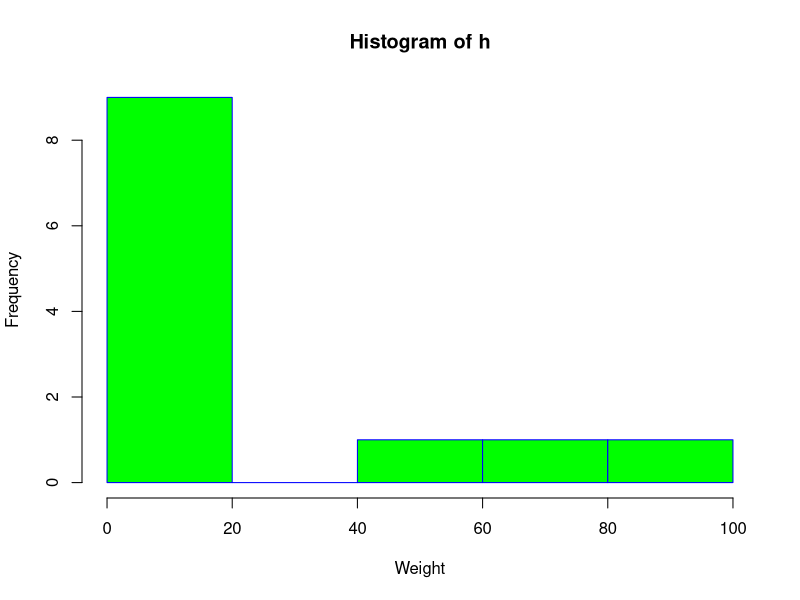
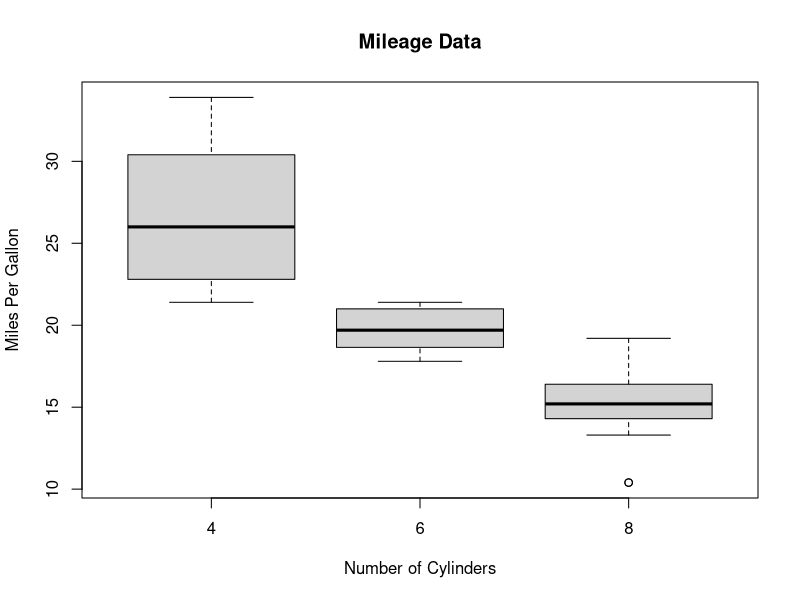
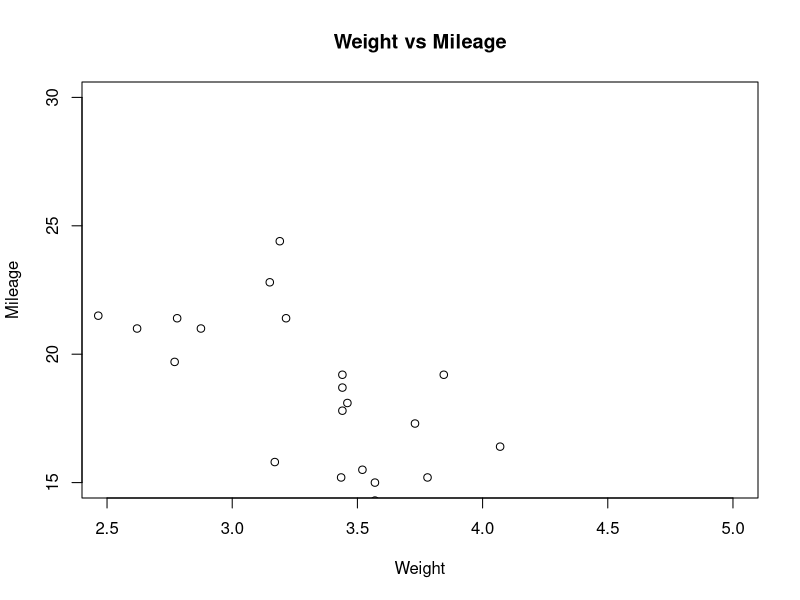

Reproduce these figures in R, in order.
#Mean
x=c(1,2,3,15,91,23,-5,8.2)
m=mean(x)
print(m)

#Trim
x=c(1,2,3,15,91,23,-5,8.2)
m=mean(x,trim=0.3)
print(m)

#Applying NA option
x=c(1,2,3,15,91,23,-5,8.2,NA)
m=mean(x)
print(m)

#dropping NA values
x=c(1,2,3,15,91,23,-5,8.2,NA)
m=mean(x,na.rm=TRUE)
print(m)

#Median
x=c(1,2,3,15,91,23,-5,8.2)
M=median(x)
print(M)

#Mode
getmode=function(y)
{
  m=unique(y)
  m[which.max(tabulate(match(y,m)))]
}
y=c(1,2,3,3,4,5)
getmode(y)

#Range
x=c(1,2,3,15,91,23,8.2)
range(x,na.rm=TRUE)
max(x)-min(x)

#Inter quartile Range
z=c(0,1,2,3,4,5,6,7,8,9,10)
IQR(z)

#Histograms
h<-c(1,4,8,6,3,7,2,9,55,77,99,10)
hist(h,xlab='Weight',col='green',border='blue')

#Boxplots
boxplot(mpg~cyl,data=mtcars,xlab='Number of Cylinders',ylab='Miles Per Gallon',main='Mileage Data')

#Scatterplots
input=mtcars[,c('wt','mpg')]
plot(x=input$wt,y=input$mpg,xlab='Weight',ylab='Mileage',xlim=c(2.5,5),ylim=c(15,30),main='Weight vs Mileage')